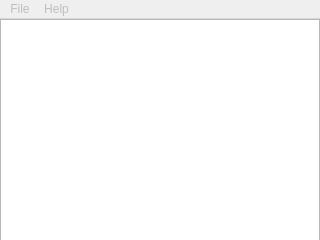
<?xml version="1.0" encoding="UTF-8"?>
<ui version="4.0">
 <class>MainWindow</class>
 <widget class="QMainWindow" name="MainWindow">
  <property name="geometry">
   <rect>
    <x>0</x>
    <y>0</y>
    <width>320</width>
    <height>240</height>
   </rect>
  </property>
  <property name="windowTitle">
   <string notr="true">5 soccer</string>
  </property>
  <property name="windowIcon">
   <iconset resource="soccer.qrc">
    <normaloff>:/images/ball.png</normaloff>:/images/ball.png</iconset>
  </property>
  <widget class="QWidget" name="centralwidget">
   <widget class="QGraphicsView" name="m_graphicsView">
    <property name="geometry">
     <rect>
      <x>0</x>
      <y>0</y>
      <width>320</width>
      <height>240</height>
     </rect>
    </property>
    <property name="sizePolicy">
     <sizepolicy hsizetype="Expanding" vsizetype="Expanding">
      <horstretch>0</horstretch>
      <verstretch>0</verstretch>
     </sizepolicy>
    </property>
    <property name="verticalScrollBarPolicy">
     <enum>Qt::ScrollBarAlwaysOff</enum>
    </property>
    <property name="horizontalScrollBarPolicy">
     <enum>Qt::ScrollBarAlwaysOff</enum>
    </property>
   </widget>
  </widget>
  <widget class="QMenuBar" name="menubar">
   <property name="enabled">
    <bool>true</bool>
   </property>
   <property name="geometry">
    <rect>
     <x>0</x>
     <y>0</y>
     <width>320</width>
     <height>20</height>
    </rect>
   </property>
   <widget class="QMenu" name="menuFile">
    <property name="enabled">
     <bool>false</bool>
    </property>
    <property name="title">
     <string>File</string>
    </property>
    <addaction name="actionNew_Game"/>
    <addaction name="actionSettings"/>
    <addaction name="actionInputSettings"/>
    <addaction name="actionQuit"/>
    <addaction name="actionPause"/>
   </widget>
   <widget class="QMenu" name="menuAbout">
    <property name="enabled">
     <bool>false</bool>
    </property>
    <property name="title">
     <string>Help</string>
    </property>
    <addaction name="actionHelp"/>
    <addaction name="actionAbout"/>
   </widget>
   <addaction name="menuFile"/>
   <addaction name="menuAbout"/>
  </widget>
  <action name="actionNew_Game">
   <property name="text">
    <string>Play</string>
   </property>
  </action>
  <action name="actionQuit">
   <property name="text">
    <string>Quit</string>
   </property>
  </action>
  <action name="actionAbout">
   <property name="text">
    <string>About</string>
   </property>
  </action>
  <action name="actionSettings">
   <property name="text">
    <string>Game Settings</string>
   </property>
  </action>
  <action name="actionHelp">
   <property name="text">
    <string>Help</string>
   </property>
   <property name="toolTip">
    <string>Help</string>
   </property>
  </action>
  <action name="actionInputSettings">
   <property name="text">
    <string>Input Settings</string>
   </property>
  </action>
  <action name="actionPause">
   <property name="enabled">
    <bool>false</bool>
   </property>
   <property name="text">
    <string>Pause</string>
   </property>
   <property name="softKeyRole">
    <enum>QAction::NegativeSoftKey</enum>
   </property>
  </action>
  <action name="actionContinue">
   <property name="text">
    <string>Continue</string>
   </property>
  </action>
 </widget>
 <resources>
  <include location="soccer.qrc"/>
 </resources>
 <connections/>
</ui>
